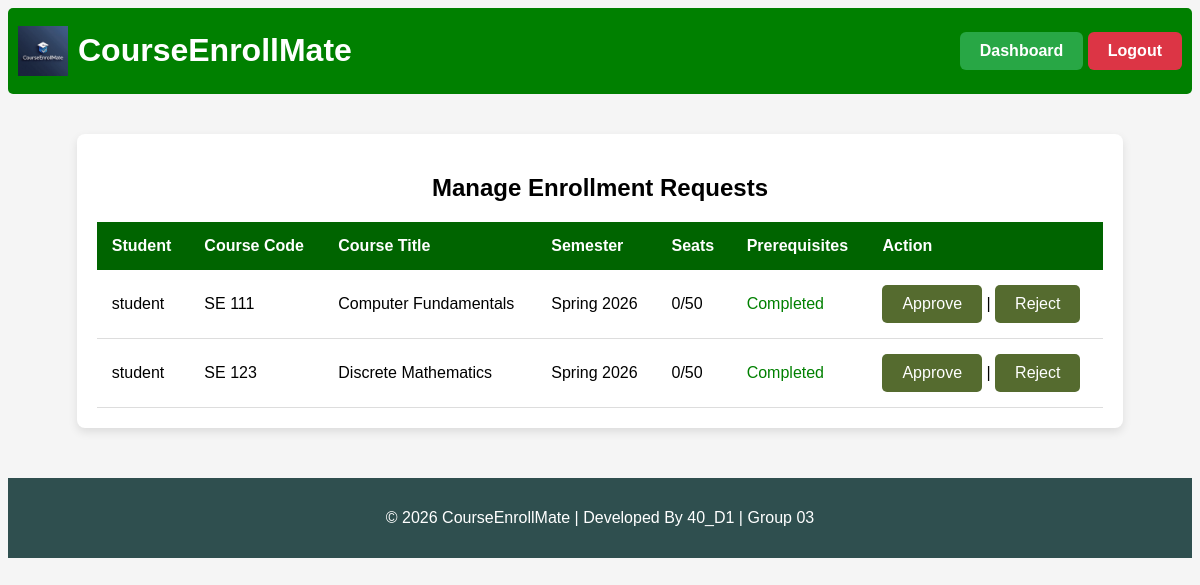
/manage_enrollments (signed in), run on an earlier commit of the app's database.
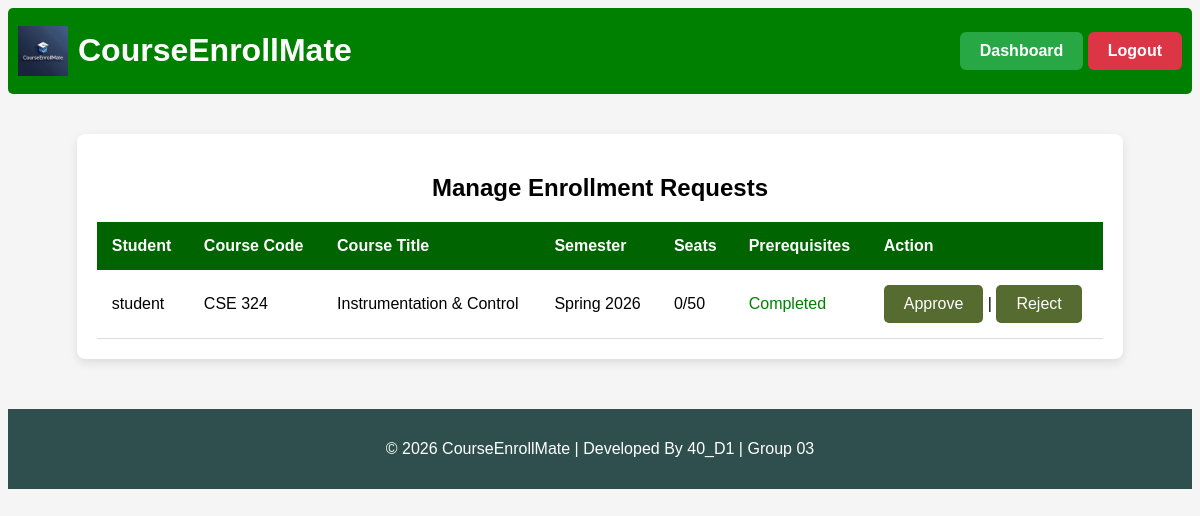
And on a later commit of the database.
### tables this page shows
CREATE TABLE enrollment_requests (
    id INTEGER PRIMARY KEY AUTOINCREMENT,
    student_id INTEGER NOT NULL,
    offering_id INTEGER NOT NULL,
    request_date TIMESTAMP DEFAULT CURRENT_TIMESTAMP,
    status TEXT CHECK(status IN ('pending','approved','rejected')) DEFAULT 'pending', rejection_reason TEXT,
    FOREIGN KEY (student_id) REFERENCES users(id),
    FOREIGN KEY (offering_id) REFERENCES course_offerings(id)
);

CREATE TABLE users (
    id INTEGER PRIMARY KEY AUTOINCREMENT,
    full_name TEXT NOT NULL,
    email TEXT UNIQUE NOT NULL,
    password TEXT NOT NULL,
    role TEXT DEFAULT 'student'
);

CREATE TABLE courses (
    id INTEGER PRIMARY KEY AUTOINCREMENT,
    course_code TEXT UNIQUE NOT NULL,
    course_title TEXT NOT NULL,
    course_description TEXT,
    credit_hours INTEGER NOT NULL,
    created_at TIMESTAMP DEFAULT CURRENT_TIMESTAMP
);

CREATE TABLE semesters (
    id INTEGER PRIMARY KEY AUTOINCREMENT,
    semester_name TEXT NOT NULL,
    start_date TEXT,
    end_date TEXT,
    status TEXT CHECK(status IN ('active','inactive')) DEFAULT 'inactive'
);

CREATE TABLE course_offerings (
    id INTEGER PRIMARY KEY AUTOINCREMENT,
    course_id INTEGER NOT NULL,
    semester_id INTEGER NOT NULL,
    max_seats INTEGER,
    FOREIGN KEY (course_id) REFERENCES courses(id),
    FOREIGN KEY (semester_id) REFERENCES semesters(id)
);

### app.py (the view)
@app.route("/manage_enrollments")
@login_required
@role_required("admin")
def manage_enrollments():
    conn = get_db_connection()
    requests = conn.execute("""
        SELECT
            er.id AS request_id,
            er.student_id,
            u.full_name AS student_name,
            c.course_code,
            c.course_title,
            c.id AS course_id,
            co.id AS offering_id,
            co.max_seats,
            s.semester_name,
            (
                SELECT COUNT(*)
                FROM enrollment_requests
                WHERE offering_id = co.id AND status = 'approved'
            ) AS approved_count
        FROM enrollment_requests er
        JOIN users u ON er.student_id = u.id
        JOIN course_offerings co ON er.offering_id = co.id
        JOIN courses c ON co.course_id = c.id
        JOIN semesters s ON co.semester_id = s.id
        WHERE er.status = 'pending'
    """).fetchall()
    request_list = []
    for r in requests:
        prereq_status = check_prerequisites(r["student_id"], r["course_id"])
        request_list.append({
            "request_id": r["request_id"],
            "student_name": r["student_name"],
            "course_code": r["course_code"],
            "course_title": r["course_title"],
            "semester_name": r["semester_name"],
            "approved_count": r["approved_count"],
            "max_seats": r["max_seats"],
            "prereq_status": prereq_status
        })
    conn.close()
    return render_template("manage_enrollments.html", requests=request_list)

### app.py (called while the page is built)
def get_db_connection():
    conn = sqlite3.connect("courseenrollmate.db")
    conn.row_factory = sqlite3.Row
    conn.execute("PRAGMA foreign_keys = ON")
    return conn

### helper.py (called while the page is built, shortened)
def get_db_connection():
    conn = sqlite3.connect("courseenrollmate.db")
    conn.row_factory = sqlite3.Row
    conn.execute("PRAGMA foreign_keys = ON")
    return conn

def login_required(f):
    @wraps(f)
    def decorated_function(*args, **kwargs):
        if "username" not in session:
            return redirect("/login")
        return f(*args, **kwargs)
    return decorated_function

def role_required(role):
    def decorator(f):
        @wraps(f)
        def decorated_function(*args, **kwargs):
            if session.get("role") != role:
                return "403 Forbidden: Unauthorized access"
            return f(*args, **kwargs)
        return decorated_function
    return decorator

def check_prerequisites(student_id, course_id):
    conn = get_db_connection()
    prereqs = conn.execute("""
        SELECT prerequisite_id
        FROM course_prerequisites
        WHERE course_id = ?
    """, (course_id,)).fetchall()
    if not prereqs:
        conn.close()
        return True

### templates/manage_enrollments.html
{% extends "base.html" %}
{% block body %}
<div class="table-container">
<h2>Manage Enrollment Requests</h2>
<table>
<thead>
<tr>
    <th>Student</th>
    <th>Course Code</th>
    <th>Course Title</th>
    <th>Semester</th>
    <th>Seats</th>
    <th>Prerequisites</th>
    <th>Action</th>
</tr>
</thead>
{% for req in requests %}
<tbody>
<tr>
    <td>{{ req.student_name }}</td>
    <td>{{ req.course_code }}</td>
    <td>{{ req.course_title }}</td>
    <td>{{ req.semester_name }}</td>
    <td>{{ req.approved_count }}/{{ req.max_seats }}</td>
    <td>
        {% if req.prereq_status %}
            <span style="color:green;">Completed</span>
        {% else %}
            <span style="color:red;">Not Completed</span>
        {% endif %}
    </td>
    <td>
        <a href="{{ url_for('approve_enrollment', request_id=req.request_id) }}">Approve</a>
        |
        <a href="{{ url_for('reject_enrollment', request_id=req.request_id) }}">Reject</a>
    </td>
</tr>
</tbody>
{% endfor %}
</table>
</div>
{% endblock %}

### templates/base.html (shortened to what this page needs)
<!DOCTYPE html>
<html lang="en">
<head>
    <link rel="stylesheet" href="{{ url_for('static', filename='style.css') }}">
</head>
<body>
    <header class="site-header">
        <div class="left">
            <img src="{{ url_for('static', filename='logo.png') }}" class="logo">
            <h1>CourseEnrollMate</h1>
        </div>
        {% if "username" in session %}
        <div class="nav-links">
    {% if session["role"] == "admin" %}
        <a href="{{ url_for('admin_dashboard') }}"
           style="background-color:#28a745; color:white; text-decoration:none; border-radius:6px; font-weight:bold;">
           Dashboard
        </a>
    {% elif session["role"] == "student" %}
        <a href="{{ url_for('student_dashboard') }}"
           style="padding:8px 16px; background-color:#28a745; color:white; text-decoration:none; border-radius:6px; font-weight:bold;">
           Dashboard
        </a>
    {% endif %}
    <a href="{{ url_for('logout') }}"
       style="background-color:#dc3545; color:white; text-decoration:none; border-radius:6px; font-weight:bold;">
       Logout
    </a>
</div>
    {% endif %}
    </header>
    {% block body %}
    {% endblock %}
    <footer>
    <p>© 2026 CourseEnrollMate | Developed By 40_D1 | Group 03 </p>
    </footer>
</body>
</html>

### static/style.css (style rules this page uses)
body { font-family: Arial, sans-serif; background:whitesmoke; text-align:center; }
header { background: limegreen; color:white; padding:15px; }
.site-header { background:green; color:white; display:flex; align-items:center; justify-content:space-between;; gap:15px; padding: 3px 10px; border-radius: 5px; }
.logo { width:50px; height:auto; }
a { display:inline-block; padding:10px 20px; background: darkolivegreen; color:white; text-decoration:none; border-radius:5px; }
footer { margin-top:50px; background:darkslategrey; color:white; padding:15px; text-align:center; }
.table-container { width:85%; margin:40px auto; background:white; padding:20px; border-radius:8px; box-shadow:0 4px 10px rgba(0,0,0,0.1); }
table { width:100%; border-collapse:collapse; }
thead { background: darkgreen; color:white; }
th,td { padding:15px; text-align:left; }
tbody tr { border-bottom:1px solid #ddd; }
.left { display: flex; align-items: center; gap: 10px; }

What changed in the data, as far as the page shows it:
removed enrollment_requests: student_name "student", course_code "SE 111", course_title "Computer Fundamentals", semester_name "Spring 2026", approved_count "0", max_seats "50"
no longer on this page (row edited): enrollment_requests: student_name "student", course_code "SE 123", course_title "Discrete Mathematics", semester_name "Spring 2026", approved_count "0", max_seats "50"
added enrollment_requests: student_name "student", course_code "CSE 324", course_title "Instrumentation & Control", semester_name "Spring 2026", approved_count "0", max_seats "50"
